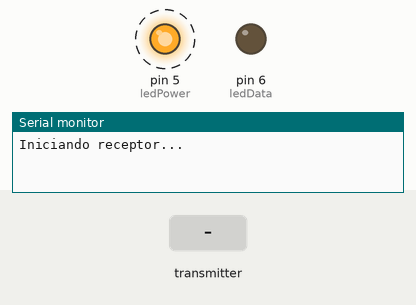
This sketch was run on a simulated Arduino Uno, built with avr-gcc and run on an emulated ATmega328P. Parts: output pins drawn as LEDs (lit = HIGH), the last lines printed to the serial monitor. Dashed ring = blinking. The test bench sets the inputs (shaded band). No radio packets arrive unless stated.

Above: at 1.2 s.
1.3 s: the transmitter starts sending xValue_1 = 0
At 1.77 s:
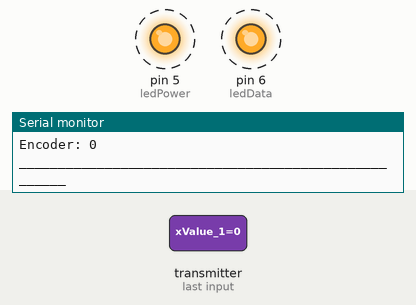
Timing chart, 0 to 10.3 s (numbered marks = the images above; inputs shaded):
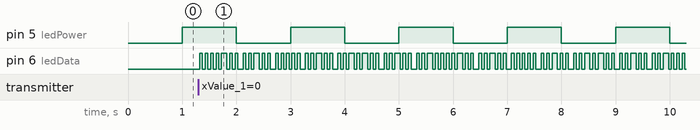

Measured:
- after the input at 1.3 s, pin 6 (ledData): alternates HIGH for 0.05 s and LOW for 0.05 s, starting at once
- by itself, pin 5 (ledPower): alternates HIGH for 1.0 s and LOW for 1.0 s

The sketch:

rx_test_v3.ino
```cpp
#include "nRF24L01.h"
#include "RF24.h"
#include <SPI.h>

// Estructura de datos que coincide con el transmisor
struct DataPacket {
  int16_t xValue_1;
  int16_t yValue_1;
  int16_t xValue_2;
  int16_t yValue_2;
  uint8_t switchStates[8];
  int16_t pot_1;
  int16_t pot_2;
  int16_t encoderPos;
};

RF24 radio(9, 10); // CE, CSN
const byte address[6] = "00069";

unsigned long lastMillis_rx = 0;
unsigned long interval_rx = 50;
const int ledPower = 5;
const int ledData = 6;
unsigned long lastMillis_ledPower = 0;
unsigned long interval_ledPower = 1000;

// Función auxiliar para interpretar el estado del MTS-103
String interpretSwitchState(uint8_t state1, uint8_t state2) {
  if (state1 && !state2) return "UP";
  if (!state1 && state2) return "DOWN";
  return "CENTER";
}

void setup() {
  Serial.begin(115200);
  Serial.println("Iniciando receptor...");

  if (!radio.begin()) {
    Serial.println("Error al iniciar radio!");
    while (1) {}
  }

  radio.openReadingPipe(0, address);
  radio.setPALevel(RF24_PA_MAX);
  radio.setDataRate(RF24_250KBPS);
  radio.startListening();

  pinMode(ledPower, OUTPUT);
  pinMode(ledData, OUTPUT);
}

void receive() {
  if (radio.available()) {
    DataPacket dataPacket;
    radio.read(&dataPacket, sizeof(DataPacket));

    Serial.println("\n_____________________________________________________");

    // Joysticks
    Serial.print("Joystick 1 - X: ");
    Serial.print(dataPacket.xValue_1);
    Serial.print(" / Y: ");
    Serial.println(dataPacket.yValue_1);

    Serial.print("Joystick 2 - X: ");
    Serial.print(dataPacket.xValue_2);
    Serial.print(" / Y: ");
    Serial.println(dataPacket.yValue_2);

    for (int i = 0; i < 4; i++) {
      Serial.print("Switch ");
      Serial.print(i + 1);
      Serial.print(": State1=");
      Serial.print(dataPacket.switchStates[i * 2]);
      Serial.print(", State2=");
      Serial.println(dataPacket.switchStates[i * 2 + 1]);
    }

    // Potenciómetros
    Serial.print("\nPot 1: ");
    Serial.print(dataPacket.pot_1);
    Serial.print(" / Pot 2: ");
    Serial.println(dataPacket.pot_2);

    // Encoder
    Serial.print("Encoder: ");
    Serial.println(dataPacket.encoderPos);

    Serial.println("_____________________________________________________");

    digitalWrite(ledData, !digitalRead(ledData));
  }
}

void loop() {
  unsigned long currentMillis = millis();

  if (currentMillis - lastMillis_ledPower >= interval_ledPower) {
    lastMillis_ledPower = currentMillis;
    digitalWrite(ledPower, !digitalRead(ledPower));
  }

  if (currentMillis - lastMillis_rx >= interval_rx) {
    lastMillis_rx = currentMillis;
    receive();
  }
}
```
